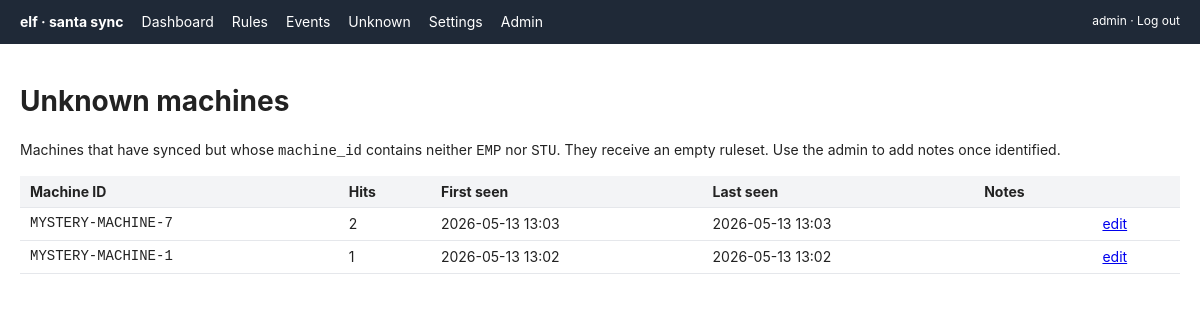
Page /unknown/ (signed in) on the committed database.
### app/models.py (models this page shows, shortened)
class UnknownMachine(models.Model):
    machine_id = models.CharField(max_length=255, unique=True)
    first_seen = models.DateTimeField(auto_now_add=True)
    last_seen = models.DateTimeField(auto_now=True)
    hit_count = models.PositiveIntegerField(default=0)
    notes = models.TextField(blank=True, default="")
    class Meta:
        ordering = ["-last_seen"]

### app/views.py (the view)
# urls.py: path("unknown/", views.UnknownMachineListView.as_view(), name="unknown-list"),
class UnknownMachineListView(LoginRequiredMixin, ListView):
    model = UnknownMachine
    template_name = "unknown/list.html"
    context_object_name = "machines"
    paginate_by = 100
    queryset = UnknownMachine.objects.order_by("-last_seen")

### templates/unknown/list.html (shortened to what this page needs)
{% extends "base.html" %}
{% block content %}
<h1>Unknown machines</h1>
<p>Machines that have synced but whose <code>machine_id</code> contains neither <code>EMP</code> nor <code>STU</code>. They receive an empty ruleset. Use the admin to add notes once identified.</p>
<table>
<thead><tr><th>Machine ID</th><th>Hits</th><th>First seen</th><th>Last seen</th><th>Notes</th><th></th></tr></thead>
<tbody>
{% for m in machines %}
<tr>
  <td class="mono">{{ m.machine_id }}</td>
  <td>{{ m.hit_count }}</td>
  <td>{{ m.first_seen|date:"Y-m-d H:i" }}</td>
  <td>{{ m.last_seen|date:"Y-m-d H:i" }}</td>
  <td>{{ m.notes|truncatechars:80 }}</td>
  <td><a href="/admin/app/unknownmachine/{{ m.pk }}/change/">edit</a></td>
</tr>
{% empty %}
<tr><td colspan="6"><em>No unknown machines.</em></td></tr>
{% endfor %}
</tbody>
</table>
{% endblock %}

### templates/base.html (shortened to what this page needs)
<!doctype html>
<html lang="en">
<head>
</head>
<body>
<header>
  <span class="brand">elf · santa sync</span>
  <a href="{% url 'dashboard' %}">Dashboard</a>
  <a href="{% url 'rule-list' %}">Rules</a>
  <a href="{% url 'event-list' %}">Events</a>
  <a href="{% url 'unknown-list' %}">Unknown</a>
  <a href="{% url 'server-settings' %}">Settings</a>
  <a href="/admin/">Admin</a>
  <span style="margin-left:auto; font-size:12px;">{{ request.user }} · <a href="/admin/logout/">Log out</a></span>
</header>
<main>
{% block content %}{% endblock %}
</main>
</body>
</html>

### templates/base.html (style rules this page uses)
body { font: 14px/1.4 -apple-system, BlinkMacSystemFont, "Segoe UI", sans-serif; margin: 0; color: #222; }
header { background: #1f2937; color: #fff; padding: 12px 20px; display: flex; gap: 18px; align-items: center; }
header a { color: #fff; text-decoration: none; }
header .brand { font-weight: 700; }
main { padding: 20px; max-width: 1280px; margin: 0 auto; }
table { border-collapse: collapse; width: 100%; }
th, td { padding: 6px 10px; text-align: left; border-bottom: 1px solid #e5e7eb; vertical-align: top; }
th { background: #f3f4f6; }
.mono { font-family: ui-monospace, "SF Mono", Menlo, monospace; }

### rows in the picture
UnknownMachine: machine_id "MYSTERY-MACHINE-7", hit_count "2", first_seen "2026-05-13 13:03", last_seen "2026-05-13 13:03"
UnknownMachine: machine_id "MYSTERY-MACHINE-1", hit_count "1", first_seen "2026-05-13 13:02", last_seen "2026-05-13 13:02"

### other values in the picture
{{ request.user }} "admin"
